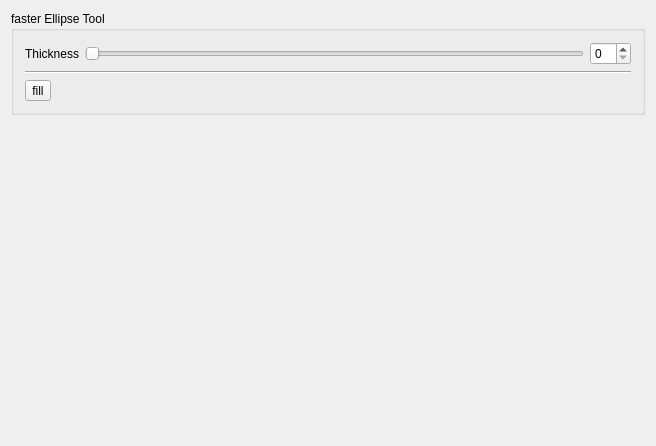
<?xml version="1.0" encoding="UTF-8"?>
<ui version="4.0">
 <class>toolPropertyContainer</class>
 <widget class="QWidget" name="toolPropertyContainer">
  <property name="geometry">
   <rect>
    <x>0</x>
    <y>0</y>
    <width>656</width>
    <height>446</height>
   </rect>
  </property>
  <property name="sizePolicy">
   <sizepolicy hsizetype="Preferred" vsizetype="Preferred">
    <horstretch>0</horstretch>
    <verstretch>0</verstretch>
   </sizepolicy>
  </property>
  <property name="windowTitle">
   <string>Form</string>
  </property>
  <layout class="QVBoxLayout" name="verticalLayout_2">
   <item>
    <layout class="QHBoxLayout" name="horizontalLayout_3">
     <item>
      <widget class="QGroupBox" name="options">
       <property name="sizePolicy">
        <sizepolicy hsizetype="Preferred" vsizetype="Preferred">
         <horstretch>0</horstretch>
         <verstretch>0</verstretch>
        </sizepolicy>
       </property>
       <property name="title">
        <string>faster Ellipse Tool</string>
       </property>
       <layout class="QVBoxLayout" name="verticalLayout">
        <item>
         <layout class="QHBoxLayout" name="horizontalLayout">
          <property name="topMargin">
           <number>0</number>
          </property>
          <item>
           <widget class="QLabel" name="thicknessLabel">
            <property name="text">
             <string>Thickness</string>
            </property>
           </widget>
          </item>
          <item>
           <widget class="QSlider" name="thicknessSlider">
            <property name="orientation">
             <enum>Qt::Horizontal</enum>
            </property>
           </widget>
          </item>
          <item>
           <widget class="QSpinBox" name="thickness"/>
          </item>
         </layout>
        </item>
        <item>
         <widget class="Line" name="line">
          <property name="orientation">
           <enum>Qt::Horizontal</enum>
          </property>
         </widget>
        </item>
        <item>
         <layout class="QHBoxLayout" name="horizontalLayout_2">
          <item>
           <widget class="QToolButton" name="fill">
            <property name="maximumSize">
             <size>
              <width>240000</width>
              <height>2000000</height>
             </size>
            </property>
            <property name="styleSheet">
             <string notr="true"/>
            </property>
            <property name="text">
             <string>fill</string>
            </property>
            <property name="icon">
             <iconset resource="../resources.qrc">
              <normaloff>:/icons/ellipse_fill.png</normaloff>:/icons/ellipse_fill.png</iconset>
            </property>
            <property name="iconSize">
             <size>
              <width>24</width>
              <height>24</height>
             </size>
            </property>
            <property name="checkable">
             <bool>true</bool>
            </property>
           </widget>
          </item>
          <item>
           <spacer name="horizontalSpacer">
            <property name="orientation">
             <enum>Qt::Horizontal</enum>
            </property>
            <property name="sizeHint" stdset="0">
             <size>
              <width>40</width>
              <height>20</height>
             </size>
            </property>
           </spacer>
          </item>
         </layout>
        </item>
       </layout>
      </widget>
     </item>
    </layout>
   </item>
   <item>
    <spacer name="verticalSpacer">
     <property name="orientation">
      <enum>Qt::Vertical</enum>
     </property>
     <property name="sizeHint" stdset="0">
      <size>
       <width>20</width>
       <height>40</height>
      </size>
     </property>
    </spacer>
   </item>
  </layout>
 </widget>
 <layoutdefault spacing="6" margin="11"/>
 <resources>
  <include location="../resources.qrc"/>
 </resources>
 <connections>
  <connection>
   <sender>thicknessSlider</sender>
   <signal>valueChanged(int)</signal>
   <receiver>thickness</receiver>
   <slot>setValue(int)</slot>
   <hints>
    <hint type="sourcelabel">
     <x>498</x>
     <y>40</y>
    </hint>
    <hint type="destinationlabel">
     <x>698</x>
     <y>47</y>
    </hint>
   </hints>
  </connection>
  <connection>
   <sender>thickness</sender>
   <signal>valueChanged(int)</signal>
   <receiver>thicknessSlider</receiver>
   <slot>setValue(int)</slot>
   <hints>
    <hint type="sourcelabel">
     <x>698</x>
     <y>39</y>
    </hint>
    <hint type="destinationlabel">
     <x>537</x>
     <y>44</y>
    </hint>
   </hints>
  </connection>
 </connections>
</ui>
